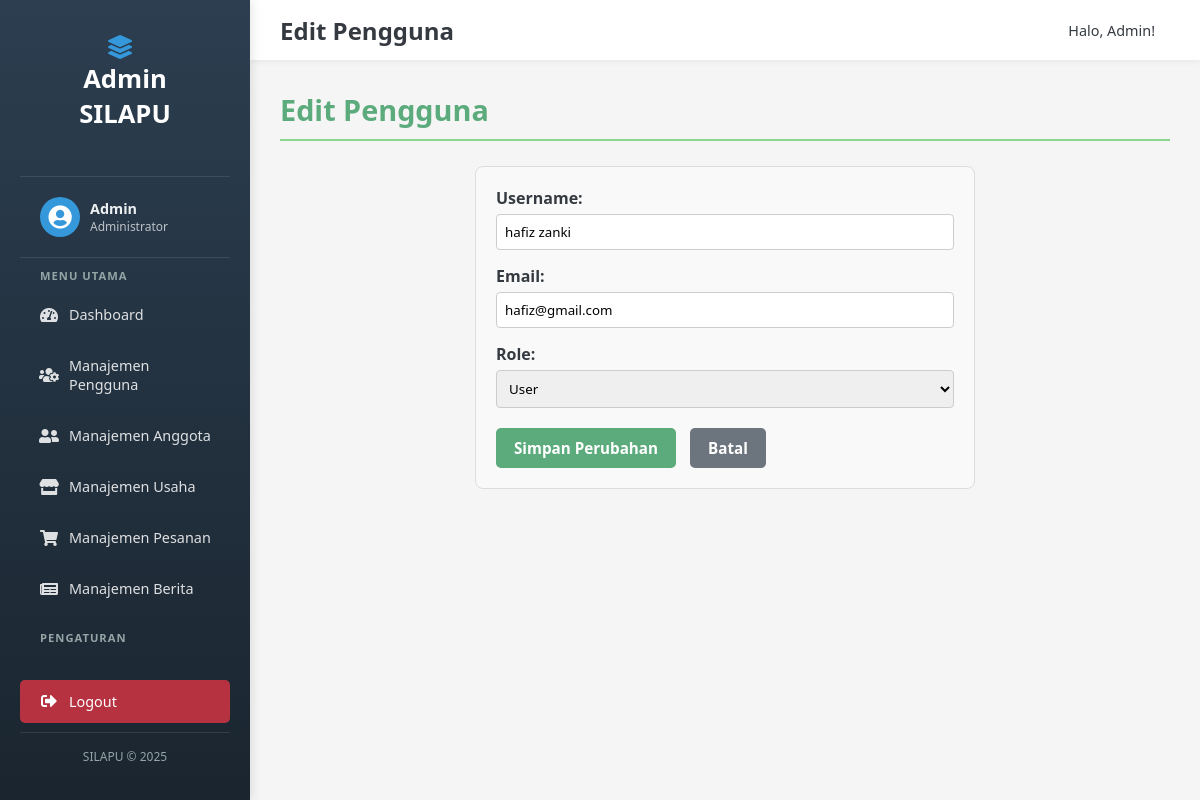
Page /admin/edit_pengguna.php?id=3 (signed in) on the committed database.
### tables this page shows
CREATE TABLE `users` (
  `id` int NOT NULL,
  `username` varchar(100) NOT NULL,
  `email` varchar(255) NOT NULL,
  `password` varchar(255) NOT NULL,
  `role` varchar(50) NOT NULL DEFAULT 'user',
  `created_at` timestamp NULL DEFAULT CURRENT_TIMESTAMP
);

### admin/edit_pengguna.php (the view, shortened to what this page needs)
<?php
$pathPrefix = '../';
$adminPathPrefix = '';
$pageTitle = "Edit Pengguna";
require $pathPrefix . 'config/db.php';
$user_id = intval($_GET['id']);
$stmt = $conn->prepare("SELECT username, email, role FROM users WHERE id = ?");
$stmt->bind_param("i", $user_id);
$stmt->execute();
$result = $stmt->get_result();
$user = $result->fetch_assoc();
include $pathPrefix . 'includes/admin_header.php';
?>
<h2 class="section-title"><?php echo $pageTitle; ?></h2>
<div class="form-container" style="max-width: 500px; margin: 20px auto; padding: 20px; border: 1px solid #ddd; border-radius: 8px; background-color: #f9f9f9;">
<form method="post" action="">
    <div class="form-group" style="margin-bottom: 15px;">
        <label for="username" style="display: block; font-weight: bold; margin-bottom: 5px;">Username:</label>
        <input type="text" id="username" name="username" value="<?php echo htmlspecialchars($user['username']); ?>" required style="width: 100%; padding: 8px; border: 1px solid #ccc; border-radius: 4px;">
    </div>
    <div class="form-group" style="margin-bottom: 15px;">
        <label for="email" style="display: block; font-weight: bold; margin-bottom: 5px;">Email:</label>
        <input type="email" id="email" name="email" value="<?php echo htmlspecialchars($user['email']); ?>" required style="width: 100%; padding: 8px; border: 1px solid #ccc; border-radius: 4px;">
    </div>
    <div class="form-group" style="margin-bottom: 20px;">
        <label for="role" style="display: block; font-weight: bold; margin-bottom: 5px;">Role:</label>
        <select id="role" name="role" required style="width: 100%; padding: 8px; border: 1px solid #ccc; border-radius: 4px;">
            <option value="user" <?php echo ($user['role'] === 'user') ? 'selected' : ''; ?>>User</option>
        </select>
    </div>
    <button type="submit" class="btn-admin btn-admin-primary" style="margin-right: 10px;">Simpan Perubahan</button>
    <a href="<?php echo $adminPathPrefix; ?>manajemen_pengguna.php" class="btn-admin btn-admin-secondary">Batal</a>
</form>
</div>
<?php
include $pathPrefix . 'includes/admin_footer.php';
?>

### assets/css/admin_style.css (style rules this page uses)
:root { --light-green: #8CD790; --dark-green: #5CAB7D; --red: #E74C3C; --yellow: #F1C40F; --white: #FFFFFF; --dark: #333333; --light-gray: #F5F5F5; --sidebar-width: 250px; --admin-header-height: 60px; --primary-blue: #007bff; --secondary-gray: #6c757d; --success-green: #28a745; --danger-red: #dc3545; --warning-yellow: #ffc107; --info-blue: #17a2b8; --text-dark: #343a40; --text-light: #f8f9fa; --border-color: #dee2e6; }
* { margin: 0; padding: 0; box-sizing: border-box; font-family: 'Segoe UI', Tahoma, Geneva, Verdana, sans-serif; }
body.admin-body { display: flex; min-height: 100vh; background-color: var(--light-gray); color: var(--text-dark); font-size: 16px; }
.page-content .section-title { font-size: 1.8rem; margin-bottom: 25px; color: var(--dark-green); padding-bottom: 10px; border-bottom: 2px solid var(--light-green); text-shadow: none; }
.btn-admin { display: inline-block; padding: 10px 18px; border-radius: 5px; text-decoration: none; cursor: pointer; border: none; font-weight: 600; font-size: 0.95rem; transition: opacity 0.2s ease, transform 0.1s ease; text-align: center; }
.btn-admin-primary { background-color: var(--dark-green); color: white; }
.btn-admin-secondary { background-color: var(--secondary-gray); color: white; }

### rows in the picture
users: username "hafiz zanki", email "hafiz@gmail.com", role "User"

### other values in the picture
$pageTitle "Edit Pengguna"
$_SESSION['username'] "Admin"
